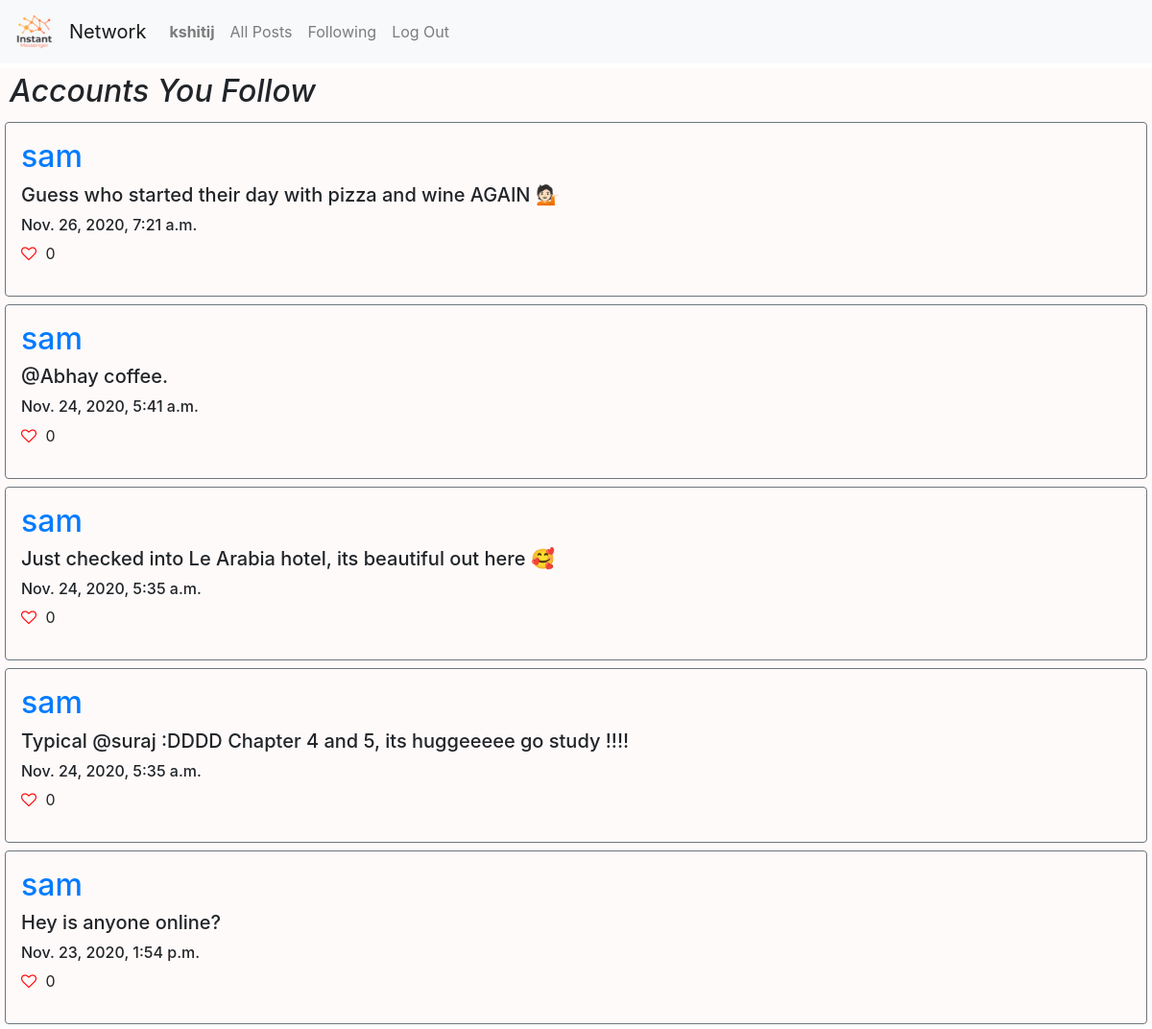
The page /following (signed in) on the database its author committed.
### network/models.py (models this page shows, shortened)
class User(AbstractUser):
    pass

class Post(models.Model):
    user = models.ForeignKey('User', on_delete=models.CASCADE, related_name='author')
    post = models.CharField(max_length=255)
    timestamp =  models.DateTimeField(auto_now_add=True)
    likes = models.IntegerField(default=0)
    is_liked = models.BooleanField(default=False)

### network/views.py (the view)
# urls.py: path("following", views.following, name="following"),
def following(request):
    user = request.user
    following = Follow.objects.filter(follower = user).values('following_id')
    posts = Post.objects.filter(user__in = following).order_by('-timestamp')
    for post in posts:
        post.likes = Like.objects.filter(post=post.id).count()
        post.save()
    paginator = Paginator(posts, 10)
    page_number = request.GET.get('page')
    page_obj = paginator.get_page(page_number)
    return render(request, "network/following.html", {
        "page_obj": page_obj
    })

### network/templates/network/following.html (shortened to what this page needs)
{% extends "network/layout.html" %}
{% load static %}
{% block body %}
<div style="margin: 5px;">
    <h2 style="font-style: italic; padding: 5px;"> Accounts You Follow </h2>
    {% for post in page_obj %}
        <div class="border border-secondary rounded p-3 mt-2">
            <a href="{% url 'profile' post.user.id %}"> <h2> {{ post.user }} </h2> </a>
            <h5>{{ post.post }} </h5>
            <h6 style="margin-top: 10px;"> {{ post.timestamp }}</h6>
            {% if post.is_liked %}
                <i class="fa fa-heart" id="like-btn-{{post.id}}" onclick="like('{{ post.id }}')"></i>
            {% else %}
                <i class="fa fa-heart-o" id="like-btn-{{post.id}}" onclick="like('{{ post.id }}')"></i>
            {% endif %}
            <p style="display: inline-block;" id="like-count-{{post.id}}"> {{ post.likes }} </p>
        </div>
    {% empty %}
            <h2 style="padding: 10px;"> No posts yet</h2>
    {% endfor %}
</div>
{% endblock %}

### network/templates/network/layout.html (shortened to what this page needs)
{% load static %}
<!DOCTYPE html>
<html lang="en">
    <head>
        <link rel="stylesheet" href="https://stackpath.bootstrapcdn.com/bootstrap/4.4.1/css/bootstrap.min.css">
        <link rel="stylesheet" href="https://cdnjs.cloudflare.com/ajax/libs/font-awesome/4.7.0/css/font-awesome.min.css">
        <link href="{% static 'network/styles.css' %}" rel="stylesheet">
    </head>
    <body>
        <nav class="navbar navbar-expand-lg navbar-light bg-light">
            <a class="navbar-brand" href="#"> <img src="{% static 'network/logo.png' %}" style="object-fit: cover; height: 40px;"> </a>
            <a class="navbar-brand" href="#">Network</a>
            <div>
              <ul class="navbar-nav mr-auto">
                {% if user.is_authenticated %}
                    <li class="nav-item">
                        <a class="nav-link" href="{% url 'profile' user.id %}"><strong>{{ user.username }}</strong></a>
                    </li>
                {% endif %}
                <li class="nav-item">
                  <a class="nav-link" href="{% url 'index' %}">All Posts</a>
                </li>
                {% if user.is_authenticated %}
                    <li class="nav-item">
                        <a class="nav-link" href="{% url 'following' %}">Following</a>
                    </li>
                    <li class="nav-item">
                        <a class="nav-link" href="{% url 'logout' %}">Log Out</a>
                    </li>
                {% endif %}
              </ul>
            </div>
          </nav>
        <div class="body">
            {% block body %}
            {% endblock %}
        </div>
    </body>
</html>

### network/static/network/styles.css (style rules this page uses)
.body { background-color: snow; }
.fa-heart-o { color: red; cursor: pointer; }
i { margin-right: 5px; }

### rows shown on the page
User: username "kshitij"
Post: user "sam", post "Guess who started their day with pizza and wine AGAIN 💁🏻", timestamp "Nov. 26, 2020, 7:21 a.m.", likes "0"
Post: user "sam", post "@Abhay coffee.", timestamp "Nov. 24, 2020, 5:41 a.m.", likes "0"
Post: user "sam", post "Just checked into Le Arabia hotel, its beautiful out here 🥰", timestamp "Nov. 24, 2020, 5:35 a.m.", likes "0"
Post: user "sam", post "Typical @suraj :DDDD Chapter 4 and 5, its huggeeeee go study !!!!", timestamp "Nov. 24, 2020, 5:35 a.m.", likes "0"
Post: user "sam", post "Hey is anyone online?", timestamp "Nov. 23, 2020, 1:54 p.m.", likes "0"
